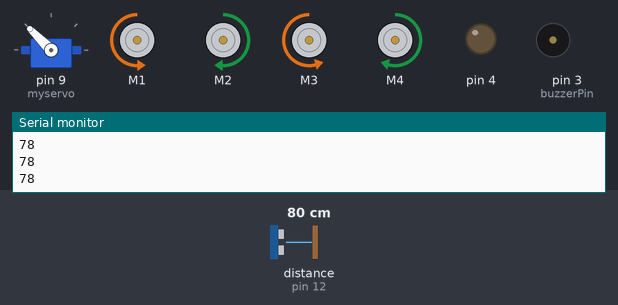
Simulated run of this sketch. Board: Arduino Uno, built with avr-gcc and run on an emulated ATmega328P. Shown: servo, 4 × DC motor (green arrow = forward, orange = backward, longer = faster), output pins drawn as LEDs (lit = HIGH), buzzer (waves = sounding), the last lines printed to the serial monitor. Wiring (inferred from the names in the program): ultrasonic range finder: trigger pin 11; echo pin 12. Inputs (shaded band) come from the test bench; at power-on: distance to the obstacle (sensor on pin 12) 80 cm. The echo pulse lasts 58.3 µs per cm; pins used as bus, display or sensor lines are not drawn.

Above: at 1.28 s.
1.3 s: distance to the obstacle (sensor on pin 12) set to 54 cm
At 1.38 s:
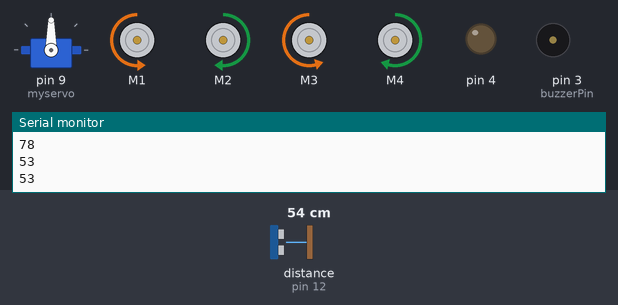
4.3 s: distance to the obstacle (sensor on pin 12) set to 48 cm
At 7.1 s:
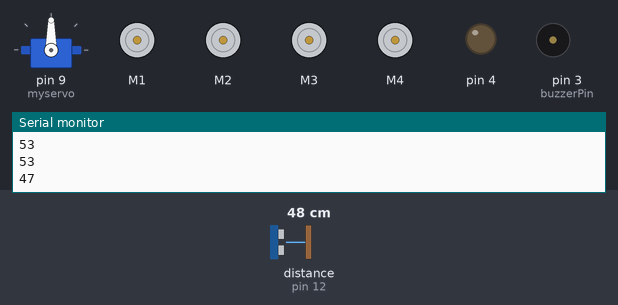
7.3 s: distance to the obstacle (sensor on pin 12) set to 60 cm
At 8.1 s:
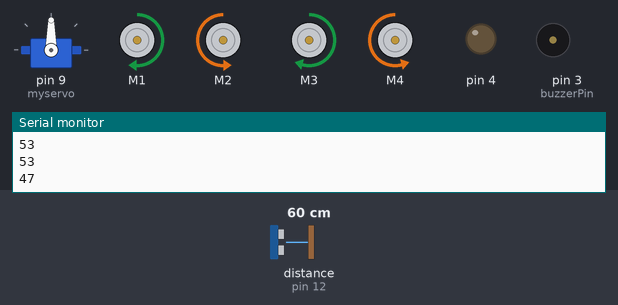
Timing chart, 0 to 16.3 s (numbered marks = the images above; inputs shaded):
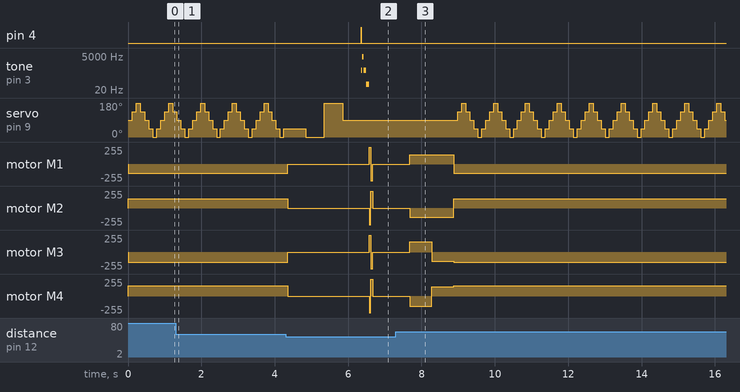

Measured:
- the behaviour switches between 52 and 51 cm on distance to the obstacle (sensor on pin 12) (found by bisection; images 1 and 2)
- after the input at 4.3 s, pin 4: LOW → HIGH after 2.1 s, → LOW 0.01 s later; tone on pin 3 (buzzerPin): plays 500 Hz for 0.03 s, 4500 Hz for 0.04 s, 500 Hz for 0.08 s, 50 Hz for 0.08 s, starting after 2.1 s
- after the input at 7.3 s, pin 4: stops changing and stays LOW; tone on pin 3 (buzzerPin): stops changing and stays silent; motor M1: goes on until 8.9 s, then stays backward 140/255; motor M2: goes on until 8.9 s, then stays forward 140/255; motor M3: goes on until 8.9 s, then stays backward 155/255
- by itself, servo on pin 9 (myservo): repeats every 0.87 s: 180° 0.11 s, 135° 0.11 s, 90° 0.11 s, 45° 0.11 s, 0° 0.11 s, 45° 0.11 s, 90° 0.11 s, 135° 0.11 s

The sketch:

run.ino
```cpp
#include <Adafruit_MotorShield.h>
// Include additional software 'libraries' to control a servo motor
#include <Servo.h>

Servo myservo;  // create servo object called 'myservo' to control a servo motor

int pos = 0;          // Variable to store the servo position. Allowed range is 0 to 180
int wait_time = 100; // Number of milliseconds to allow servo to reach position
int rotate = 45;

const int trigPin = 11;
const int echoPin = 12;
const int buzzerPin = 3; // Digital pin connected to the Passive Buzzer module

// defines variables
long duration;
int distance;

Adafruit_MotorShield AFMS = Adafruit_MotorShield();
Adafruit_DCMotor *Motor1 = AFMS.getMotor(1);
Adafruit_DCMotor *Motor2 = AFMS.getMotor(2);
Adafruit_DCMotor *Motor3 = AFMS.getMotor(3);
Adafruit_DCMotor *Motor4 = AFMS.getMotor(4);

//SETUP
void setup() {
  pinMode(trigPin, OUTPUT);// Sets the trigPin (11) as an Output
  pinMode(echoPin, INPUT); // Sets the echoPin (12) as an Input
  Serial.begin(9600); // Starts the serial communication

  // initialize digital pin LED_BUILTIN as an output.
  pinMode(4, OUTPUT);

  if (!AFMS.begin()) {
  }

  myservo.attach(9);  // attaches the servo on pin 9 to the servo object
  pinMode (9, OUTPUT);

  pinMode(buzzerPin, OUTPUT); // Set the BuzzerPin (3) as OUTPUT
  pos=90;
}

//LOOP

void loop()
{
  checkDistance();

  // Call the function to play different sounds or melodies
  //LED Light
  digitalWrite(4, LOW);

  //forward
  Motor1->setSpeed(140);
  Motor2->setSpeed(140);
  Motor3->setSpeed(155);
  Motor4->setSpeed(155);

  Motor1->run(BACKWARD);
  Motor2->run(FORWARD);
  Motor3->run(BACKWARD);
  Motor4->run(FORWARD);

  myservo.write(pos);    // tell servo to go to position in variable 'pos'
  delay(wait_time);      // Delay, with 'wait_time' in milliseconds
  if (pos == 180) {
    rotate = -45;
  } else if (pos == 0) {
    rotate = 45;
  }
  pos = pos + rotate;

  checkDistance();

  if (distance <= 50)
  {
    //stop
    Motor1->setSpeed(0);
    Motor2->setSpeed(0);
    Motor3->setSpeed(0);
    Motor4->setSpeed(0);

    Motor1->run(BRAKE);
    Motor2->run(BRAKE);
    Motor3->run(BRAKE);
    Motor4->run(BRAKE);
    delay(500);

    // have the tank look around
    pos = 0;
    myservo.write(pos);    // tell servo to go to position in variable 'pos'
    delay(500);

    pos = 180;
    myservo.write(pos);
    delay(500);

    pos = 90;  //  have turret fave forward
    myservo.write(pos);    // tell servo to go to position in variable 'pos'
    delay(500);      // Delay, with 'wait_time' in milliseconds

    digitalWrite(4, HIGH);
    delay(10);
    digitalWrite(4, LOW);
    delay(1);

    playSound();
    //delay(420); // Wait for 3 second before playing the sound again

    Motor1->setSpeed(250);
    Motor2->setSpeed(250);
    Motor3->setSpeed(250);
    Motor4->setSpeed(250);


    Motor1->run(FORWARD);
    Motor2->run(BACKWARD);
    Motor3->run(FORWARD);
    Motor4->run(BACKWARD);
    delay(50);

    Motor1->setSpeed(250);
    Motor2->setSpeed(250);
    Motor3->setSpeed(250);
    Motor4->setSpeed(250);

    Motor1->run(BACKWARD);
    Motor2->run(FORWARD);
    Motor3->run(BACKWARD);
    Motor4->run(FORWARD);
    delay(50);

    Motor1->setSpeed(0);
    Motor2->setSpeed(0);
    Motor3->setSpeed(0);
    Motor4->setSpeed(0);

    Motor1->run(BRAKE);
    Motor2->run(BRAKE);
    Motor3->run(BRAKE);
    Motor4->run(BRAKE);
    delay(1000);

    Motor1->setSpeed(140);
    Motor2->setSpeed(140);
    Motor3->setSpeed(155);
    Motor4->setSpeed(155);

    Motor1->run(FORWARD);
    Motor2->run(BACKWARD);
    Motor3->run(FORWARD);
    Motor4->run(BACKWARD);
    delay(600);

    Motor1->setSpeed(140);
    Motor2->setSpeed(140);
    Motor3->setSpeed(140);
    Motor4->setSpeed(140);
      //turning right 90deg
    Motor1->run(FORWARD);
    Motor2->run(BACKWARD);
    Motor3->run(BACKWARD);
    Motor4->run(FORWARD);
    delay(600);
  }
}

void playSound() {
  // Little gunshot sounds
  int melody[] = {  // Notes of the melody (pitches)
    500, 4500, 500, 500, 500, 50,
  };

  int noteDuration[] = { // Duration of each note (milliseconds)
    50, 70, 50, 50, 50, 150,
      };

  for (int i = 0; i < 6; i++) {
    if (melody[i] == 0) {
      noTone(buzzerPin); // Turn off the buzzer if there's no note
    } else {
      tone(buzzerPin, melody[i], noteDuration[i]); // Play the note
    }
    delay(noteDuration[i] * .50); // Pause between notes to avoid overlapping
  }
  noTone(buzzerPin); // Ensure the buzzer is off at the end
}

void checkDistance() {
  digitalWrite(trigPin, LOW);
  delayMicroseconds(2);
  // Sets the trigPin on HIGH state for 10 micro seconds
  digitalWrite(trigPin, HIGH);
  delayMicroseconds(10);
  digitalWrite(trigPin, LOW);
  // Reads the echoPin, returns the sound wave travel time in microseconds
  duration = pulseIn(echoPin, HIGH);
  // Calculating the distance
  distance = duration * 0.034 / 2;
  Serial.println(distance);
}
```
